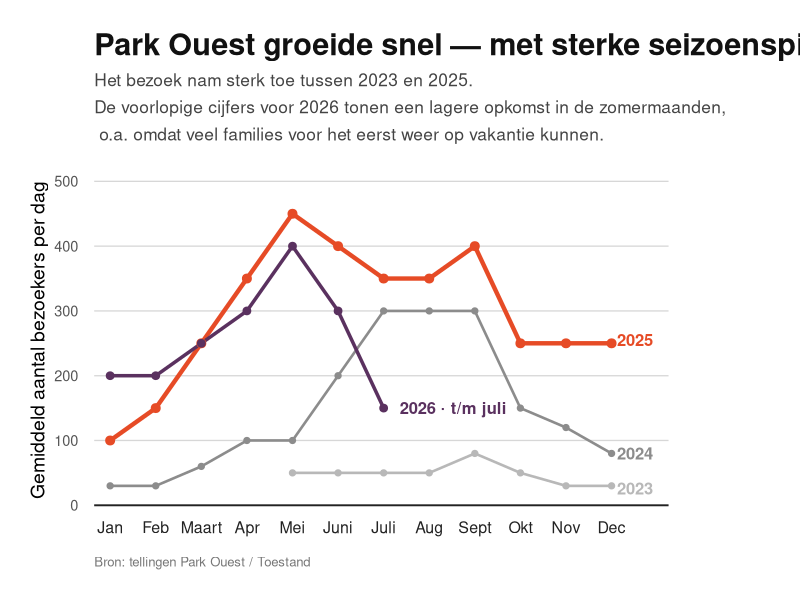
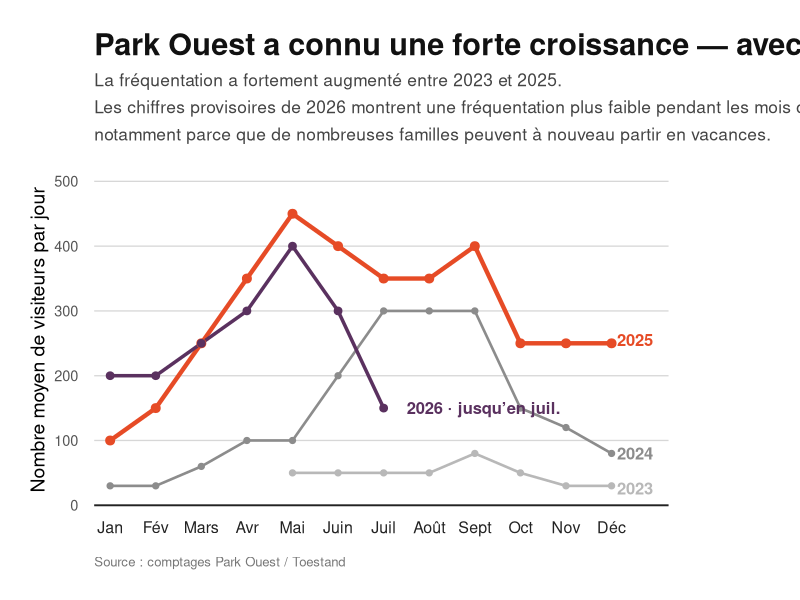
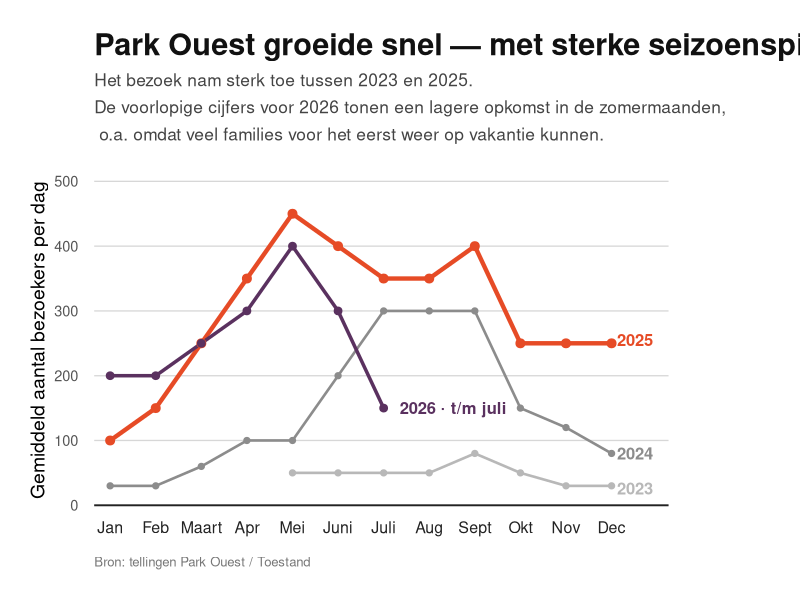
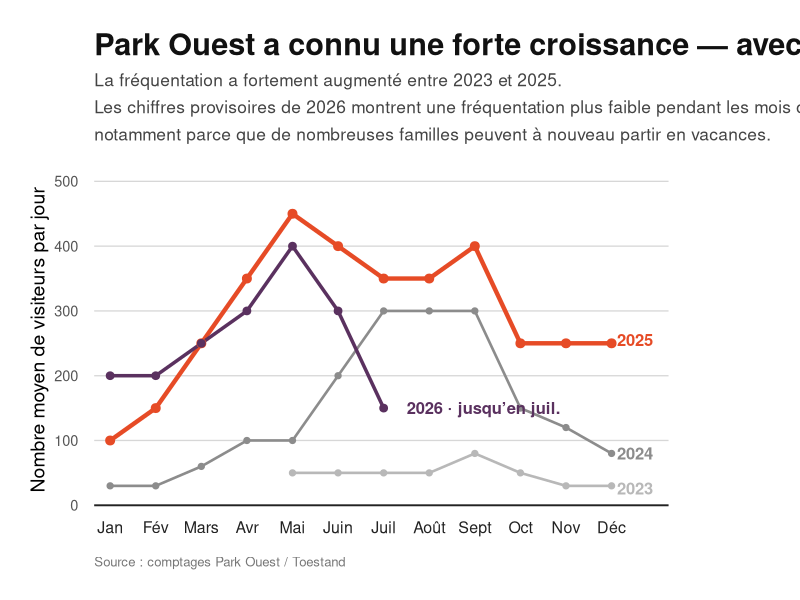

The R script that drew these images, in order:
# -----------------------------------------------------------------------
# Park Ouest — Gemiddeld aantal dagelijkse bezoekers
# Editorial / Economist-inspired version
# -----------------------------------------------------------------------

library(ggplot2)
library(dplyr)
library(tidyr)

# ---- 1. Data --------------------------------------------------------------

maanden <- c(
  "Jan", "Feb", "Maart", "Apr", "Mei", "Juni",
  "Juli", "Aug", "Sept", "Okt", "Nov", "Dec"
)

df <- tribble(
  ~maand, ~`2023`, ~`2024`, ~`2025`, ~`2026`,
  "Jan",     NA,      30,     100,     200,
  "Feb",     NA,      30,     150,     200,
  "Maart",   NA,      60,     250,     250,
  "Apr",     NA,     100,     350,     300,
  "Mei",     50,     100,     450,     400,
  "Juni",    50,     200,     400,     300,
  "Juli",    50,     300,     350,     150,
  "Aug",     50,     300,     350,      NA,
  "Sept",    80,     300,     400,      NA,
  "Okt",     50,     150,     250,      NA,
  "Nov",     30,     120,     250,      NA,
  "Dec",     30,      80,     250,      NA
) %>%
  mutate(
    maand = factor(maand, levels = maanden)
  ) %>%
  pivot_longer(
    cols = -maand,
    names_to = "jaar",
    values_to = "bezoekers"
  ) %>%
  filter(!is.na(bezoekers)) %>%
  mutate(
    jaar = factor(
      jaar,
      levels = c("2023", "2024", "2025", "2026")
    )
  )

# ---- 2. Visual hierarchy --------------------------------------------------
#
# 2025 is the main story.
# Earlier years are contextual.
# 2026 stays visible because it is the current year,
# but is clearly marked as incomplete.

kleuren <- c(
  "2023" = "#B8B8B8",
  "2024" = "#8C8C8C",
  "2025" = "#E64B26",
  "2026" = "#5A315F"
)

lijnbreedte <- c(
  "2023" = 0.9,
  "2024" = 0.9,
  "2025" = 1.5,
  "2026" = 1.2
)

puntgrootte <- c(
  "2023" = 1.8,
  "2024" = 1.8,
  "2025" = 2.7,
  "2026" = 2.3
)

# ---- 3. End labels --------------------------------------------------------

eindpunten <- df %>%
  mutate(
    maand_num = as.numeric(maand)
  ) %>%
  group_by(jaar) %>%
  slice_max(maand_num, n = 1, with_ties = FALSE) %>%
  ungroup() %>%
  mutate(
    label = case_when(
      jaar == "2026" ~ "2026 · t/m juli",
      TRUE ~ as.character(jaar)
    ),
    
    # Small vertical tweaks so labels do not collide
    label_y = case_when(
      jaar == "2023" ~ bezoekers - 4,
      jaar == "2024" ~ bezoekers,
      jaar == "2025" ~ bezoekers + 5,
      jaar == "2026" ~ bezoekers,
      TRUE ~ bezoekers
    )
  )

# ---- 4. Plot --------------------------------------------------------------

p <- ggplot(
  df,
  aes(
    x = maand,
    y = bezoekers,
    colour = jaar,
    group = jaar
  )
) +
  
  # Lines with different visual weight
  geom_line(
    aes(linewidth = jaar),
    lineend = "round"
  ) +
  
  # Observed monthly values
  geom_point(
    aes(size = jaar)
  ) +
  
  # Direct labels instead of legend
  geom_text(
    data = eindpunten,
    aes(
      x = maand,
      y = label_y,
      label = label,
      colour = jaar
    ),
    inherit.aes = FALSE,
    hjust = -0.15,
    fontface = "bold",
    size = 4.2
  ) +
  
  # ---- Scales ------------------------------------------------------------

scale_colour_manual(
  values = kleuren
) +
  
  scale_linewidth_manual(
    values = lijnbreedte
  ) +
  
  scale_size_manual(
    values = puntgrootte
  ) +
  
  scale_y_continuous(
    limits = c(0, 500),
    breaks = seq(0, 500, 100),
    
    # Keep bottom exactly at zero
    expand = expansion(
      mult = c(0, 0.02)
    )
  ) +
  
  # More room at right for direct labels
  scale_x_discrete(
    expand = expansion(
      add = c(0.35, 1.25)
    )
  ) +
  
  # ---- Text --------------------------------------------------------------

labs(
  title = "Park Ouest groeide snel — met sterke seizoenspieken",
  
  subtitle = paste0(
    "Het bezoek nam sterk toe tussen 2023 en 2025.\n",
    "De voorlopige cijfers voor 2026 tonen een lagere opkomst in de zomermaanden, ",
    "\n o.a. omdat veel families voor het eerst weer op vakantie kunnen."
  ),
  
  x = NULL,
  y = "Gemiddeld aantal bezoekers per dag",
  
  caption = "Bron: tellingen Park Ouest / Toestand"
) +
  
  # Allow labels to extend beyond plot panel
  coord_cartesian(
    clip = "off"
  ) +
  
  # ---- Theme -------------------------------------------------------------

theme_minimal(
  base_size = 14
) +
  
  theme(
    
    # Title
    plot.title = element_text(
      face = "bold",
      size = 22,
      lineheight = 1.05,
      colour = "#111111",
      margin = margin(b = 8)
    ),
    
    # Subtitle
    plot.subtitle = element_text(
      size = 12.5,
      lineheight = 1.3,
      colour = "#444444",
      margin = margin(b = 22)
    ),
    
    # Source
    plot.caption = element_text(
      size = 9.5,
      colour = "#777777",
      hjust = 0,
      margin = margin(t = 14)
    ),
    
    # Remove vertical grid
    panel.grid.major.x = element_blank(),
    
    # No minor grid
    panel.grid.minor = element_blank(),
    
    # Sparse horizontal grid
    panel.grid.major.y = element_line(
      colour = "#D7D7D7",
      linewidth = 0.45
    ),
    
    # Strong baseline
    axis.line.x = element_line(
      colour = "#222222",
      linewidth = 0.65
    ),
    
    axis.ticks = element_blank(),
    
    # Month labels
    axis.text.x = element_text(
      colour = "#222222",
      size = 11.5,
      margin = margin(t = 8)
    ),
    
    # Y values
    axis.text.y = element_text(
      colour = "#555555",
      size = 10.5,
      margin = margin(r = 8)
    ),
    
    # Direct labels replace legend
    legend.position = "none",
    
    # Space for end labels
    plot.margin = margin(
      t = 24,
      r = 95,
      b = 22,
      l = 22
    )
  )

print(p)

# ---- 5. Save --------------------------------------------------------------

ggsave(
  filename = "/Users/mamsir/Documents/tt/webs/po/public/images/infographics/visitors_NL.jpg",
  plot = p,
  width = 12,
  height = 7,
  dpi = 300,
  bg = "white"
)




# FRENCH

# -----------------------------------------------------------------------
# Park Ouest — Nombre moyen de visiteurs quotidiens
# Version éditoriale / inspirée de The Economist
# -----------------------------------------------------------------------

library(ggplot2)
library(dplyr)
library(tidyr)

# ---- 1. Données -----------------------------------------------------------

mois <- c(
  "Jan", "Fév", "Mars", "Avr", "Mai", "Juin",
  "Juil", "Août", "Sept", "Oct", "Nov", "Déc"
)

df <- tribble(
  ~mois,   ~`2023`, ~`2024`, ~`2025`, ~`2026`,
  "Jan",       NA,      30,     100,     200,
  "Fév",       NA,      30,     150,     200,
  "Mars",      NA,      60,     250,     250,
  "Avr",       NA,     100,     350,     300,
  "Mai",       50,     100,     450,     400,
  "Juin",      50,     200,     400,     300,
  "Juil",      50,     300,     350,     150,
  "Août",      50,     300,     350,      NA,
  "Sept",      80,     300,     400,      NA,
  "Oct",       50,     150,     250,      NA,
  "Nov",       30,     120,     250,      NA,
  "Déc",       30,      80,     250,      NA
) %>%
  mutate(
    mois = factor(mois, levels = mois)
  ) %>%
  pivot_longer(
    cols = -mois,
    names_to = "annee",
    values_to = "visiteurs"
  ) %>%
  filter(!is.na(visiteurs)) %>%
  mutate(
    annee = factor(
      annee,
      levels = c("2023", "2024", "2025", "2026")
    )
  )

# ---- 2. Hiérarchie visuelle ----------------------------------------------
#
# 2025 constitue le récit principal.
# Les années précédentes servent de contexte.
# 2026 reste visible puisqu'il s'agit de l'année en cours,
# mais est clairement indiquée comme incomplète.

couleurs <- c(
  "2023" = "#B8B8B8",
  "2024" = "#8C8C8C",
  "2025" = "#E64B26",
  "2026" = "#5A315F"
)

largeur_ligne <- c(
  "2023" = 0.9,
  "2024" = 0.9,
  "2025" = 1.5,
  "2026" = 1.2
)

taille_point <- c(
  "2023" = 1.8,
  "2024" = 1.8,
  "2025" = 2.7,
  "2026" = 2.3
)

# ---- 3. Étiquettes en fin de ligne ---------------------------------------

points_finaux <- df %>%
  mutate(
    mois_num = as.numeric(mois)
  ) %>%
  group_by(annee) %>%
  slice_max(mois_num, n = 1, with_ties = FALSE) %>%
  ungroup() %>%
  mutate(
    etiquette = case_when(
      annee == "2026" ~ "2026 · jusqu’en juil.",
      TRUE ~ as.character(annee)
    ),
    
    # Petits ajustements verticaux pour éviter
    # que les étiquettes ne se chevauchent
    etiquette_y = case_when(
      annee == "2023" ~ visiteurs - 4,
      annee == "2024" ~ visiteurs,
      annee == "2025" ~ visiteurs + 5,
      annee == "2026" ~ visiteurs,
      TRUE ~ visiteurs
    )
  )

# ---- 4. Graphique ---------------------------------------------------------

p <- ggplot(
  df,
  aes(
    x = mois,
    y = visiteurs,
    colour = annee,
    group = annee
  )
) +
  
  # Lignes avec différents poids visuels
  geom_line(
    aes(linewidth = annee),
    lineend = "round"
  ) +
  
  # Valeurs mensuelles observées
  geom_point(
    aes(size = annee)
  ) +
  
  # Étiquettes directes à la place d'une légende
  geom_text(
    data = points_finaux,
    aes(
      x = mois,
      y = etiquette_y,
      label = etiquette,
      colour = annee
    ),
    inherit.aes = FALSE,
    hjust = -0.15,
    fontface = "bold",
    size = 4.2
  ) +
  
  # ---- Échelles ----------------------------------------------------------

scale_colour_manual(
  values = couleurs
) +
  
  scale_linewidth_manual(
    values = largeur_ligne
  ) +
  
  scale_size_manual(
    values = taille_point
  ) +
  
  scale_y_continuous(
    limits = c(0, 500),
    breaks = seq(0, 500, 100),
    
    # Maintenir le bas de l'axe exactement à zéro
    expand = expansion(
      mult = c(0, 0.02)
    )
  ) +
  
  # Espace supplémentaire à droite pour les étiquettes
  scale_x_discrete(
    expand = expansion(
      add = c(0.35, 1.25)
    )
  ) +
  
  # ---- Texte -------------------------------------------------------------

labs(
  title = "Park Ouest a connu une forte croissance — avec des pics saisonniers",
  
  subtitle = paste0(
    "La fréquentation a fortement augmenté entre 2023 et 2025.\n",
    "Les chiffres provisoires de 2026 montrent une fréquentation plus faible pendant les mois d’été, ",
    "\nnotamment parce que de nombreuses familles peuvent à nouveau partir en vacances."
  ),
  
  x = NULL,
  y = "Nombre moyen de visiteurs par jour",
  
  caption = "Source : comptages Park Ouest / Toestand"
) +
  
  # Permettre aux étiquettes de dépasser la zone du graphique
  coord_cartesian(
    clip = "off"
  ) +
  
  # ---- Thème -------------------------------------------------------------

theme_minimal(
  base_size = 14
) +
  
  theme(
    
    # Titre
    plot.title = element_text(
      face = "bold",
      size = 22,
      lineheight = 1.05,
      colour = "#111111",
      margin = margin(b = 8)
    ),
    
    # Sous-titre
    plot.subtitle = element_text(
      size = 12.5,
      lineheight = 1.3,
      colour = "#444444",
      margin = margin(b = 22)
    ),
    
    # Source
    plot.caption = element_text(
      size = 9.5,
      colour = "#777777",
      hjust = 0,
      margin = margin(t = 14)
    ),
    
    # Supprimer la grille verticale
    panel.grid.major.x = element_blank(),
    
    # Pas de grille secondaire
    panel.grid.minor = element_blank(),
    
    # Grille horizontale discrète
    panel.grid.major.y = element_line(
      colour = "#D7D7D7",
      linewidth = 0.45
    ),
    
    # Ligne de base plus marquée
    axis.line.x = element_line(
      colour = "#222222",
      linewidth = 0.65
    ),
    
    axis.ticks = element_blank(),
    
    # Étiquettes des mois
    axis.text.x = element_text(
      colour = "#222222",
      size = 11.5,
      margin = margin(t = 8)
    ),
    
    # Valeurs de l'axe Y
    axis.text.y = element_text(
      colour = "#555555",
      size = 10.5,
      margin = margin(r = 8)
    ),
    
    # Les étiquettes directes remplacent la légende
    legend.position = "none",
    
    # Espace pour les étiquettes en fin de ligne
    plot.margin = margin(
      t = 24,
      r = 95,
      b = 22,
      l = 22
    )
  )

print(p)

# ---- 5. Export ------------------------------------------------------------

ggsave(
  filename = "/Users/mamsir/Documents/tt/webs/po/public/images/infographics/visitors_FR.jpg",
  plot = p,
  width = 12,
  height = 7,
  dpi = 300,
  bg = "white"
)
